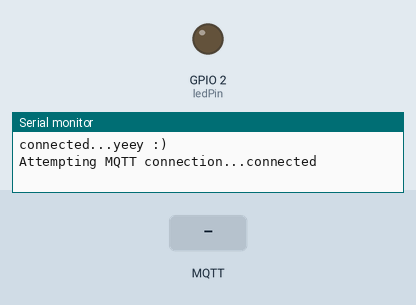
Recording of a sketch running on a simulated ESP8266 (NodeMCU). Parts: output pins drawn as LEDs (lit = HIGH), the last lines printed to the serial monitor. The inputs (shaded band) are chosen by the test bench. WiFi joins after 1.5 s; servers stay silent unless stated; no MQTT or app messages arrive unless stated.

Above: at 2.7 s.
2.8 s: MQTT message "on" arrives on the first subscribed topic
At 4.0 s:
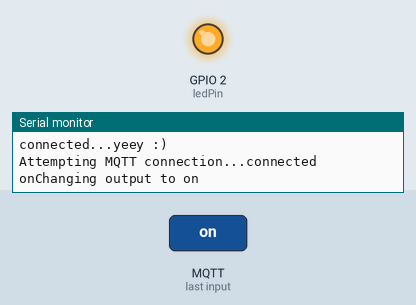
5.8 s: MQTT message "off" arrives on the first subscribed topic
At 6.3 s:
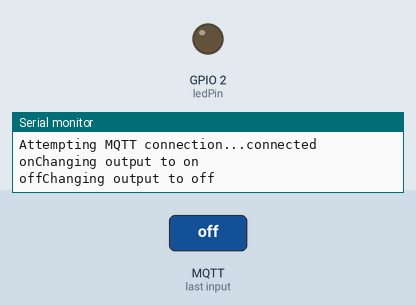
Timing chart, 0 to 8.8 s (numbered marks = the images above; inputs shaded):
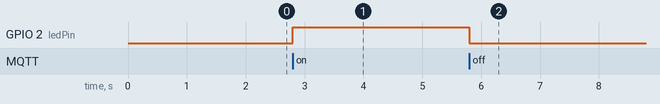

The sketch:

receive_data.ino
```cpp
#include <WiFiManager.h>  // https://github.com/tzapu/WiFiManager
#include <PubSubClient.h>

WiFiClient espClient;
PubSubClient client(espClient);
long lastMsg = 0;
// LED Pin
const int ledPin = 2;

const char *mqtt_server = "mqtt-dashboard.com";

void setup() {
  WiFi.mode(WIFI_STA);  // explicitly set mode, esp defaults to STA+AP
  // it is a good practice to make sure your code sets wifi mode how you want it.

  // put your setup code here, to run once:
  Serial.begin(115200);

  // WiFiManager, Local intialization. Once its business is done, there is no need to keep it around
  WiFiManager wm;

  // reset settings - wipe stored credentials for testing
  // these are stored by the esp library
  // wm.resetSettings();

  // Automatically connect using saved credentials,
  // if connection fails, it starts an access point with the specified name ( "AutoConnectAP"),
  // if empty will auto generate SSID, if password is blank it will be anonymous AP (wm.autoConnect())
  // then goes into a blocking loop awaiting configuration and will return success result

  bool res;
  // res = wm.autoConnect(); // auto generated AP name from chipid
  // res = wm.autoConnect("AutoConnectAP"); // anonymous ap
  res = wm.autoConnect("AutoConnectAP", "password");  // password protected ap

  if (!res) {
    Serial.println("Failed to connect");
    // ESP.restart();
  } else {
    // if you get here you have connected to the WiFi
    Serial.println("connected...yeey :)");
  }
  client.setServer(mqtt_server, 1883);
  client.setCallback(callback);
  pinMode(ledPin, OUTPUT);
}

void callback(char *topic, byte *message, unsigned int length) {
  if (String(topic) == "esp32-1111/output") {
    String messageTemp;
    for (int i = 0; i < length; i++) {
      Serial.print((char)message[i]);
      messageTemp += (char)message[i];
    }
    Serial.print("Changing output to ");
    if (messageTemp == "on") {
      Serial.println("on");
      digitalWrite(ledPin, HIGH);
    } else if (messageTemp == "off") {
      Serial.println("off");
      digitalWrite(ledPin, LOW);
    }
  }
}

void reconnect() {
  // Loop until we're reconnected
  while (!client.connected()) {
    Serial.print("Attempting MQTT connection...");
    // Attempt to connect
    if (client.connect("ESP8266Client")) {
      Serial.println("connected");
      client.subscribe("esp32-1111/output");
    } else {
      Serial.print("failed, rc=");
      Serial.print(client.state());
      Serial.println(" try again in 5 seconds");
      // Wait 5 seconds before retrying
      delay(5000);
    }
  }
}

void loop() {
  if (!client.connected()) {
    reconnect();
  }
  client.loop();
}
```

Measured:
- after the input at 2.8 s, GPIO 2 (ledPin): LOW → HIGH at once
- after the input at 5.8 s, GPIO 2 (ledPin): HIGH → LOW at once
